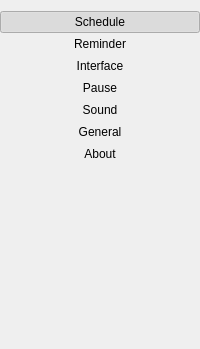
     <widget class="QWidget" name="sideBar" native="true">
      <property name="minimumSize">
       <size>
        <width>120</width>
        <height>0</height>
       </size>
      </property>
      <property name="styleSheet">
       <string notr="true">QWidget#sideBar {
  background-color: rgba(100, 100, 100, 30);
}
QPushButton[flat=&quot;true&quot;] {
  border-radius: 0px;
  border-right: 4px solid rgba(0, 0, 0, 0);
  padding: 10px;
}
QPushButton[flat=&quot;true&quot;]:hover {
  background-color: rgba(22, 163, 74, 10);
}
QPushButton[flat=&quot;true&quot;]:checked {
  background-color: rgba(22, 163, 74, 30);
  border-right: 4px solid rgb(22, 163, 74);
  font-weight: bold;
}</string>
      </property>
      <layout class="QVBoxLayout" name="verticalLayout_5">
       <property name="spacing">
        <number>0</number>
       </property>
       <property name="leftMargin">
        <number>0</number>
       </property>
       <property name="rightMargin">
        <number>0</number>
       </property>
       <item>
        <widget class="QPushButton" name="tabScheduleButton">
         <property name="cursor">
          <cursorShape>PointingHandCursor</cursorShape>
         </property>
         <property name="text">
          <string>Schedule</string>
         </property>
         <property name="checkable">
          <bool>true</bool>
         </property>
         <property name="checked">
          <bool>true</bool>
         </property>
         <property name="flat">
          <bool>true</bool>
         </property>
        </widget>
       </item>
       <item>
        <widget class="QPushButton" name="tabReminderButton">
         <property name="cursor">
          <cursorShape>PointingHandCursor</cursorShape>
         </property>
         <property name="text">
          <string>Reminder</string>
         </property>
         <property name="checkable">
          <bool>true</bool>
         </property>
         <property name="flat">
          <bool>true</bool>
         </property>
        </widget>
       </item>
       <item>
        <widget class="QPushButton" name="tabInterfaceButton">
         <property name="cursor">
          <cursorShape>PointingHandCursor</cursorShape>
         </property>
         <property name="text">
          <string>Interface</string>
         </property>
         <property name="checkable">
          <bool>true</bool>
         </property>
         <property name="flat">
          <bool>true</bool>
         </property>
        </widget>
       </item>
       <item>
        <widget class="QPushButton" name="tabPauseButton">
         <property name="cursor">
          <cursorShape>PointingHandCursor</cursorShape>
         </property>
         <property name="text">
          <string>Pause</string>
         </property>
         <property name="checkable">
          <bool>true</bool>
         </property>
         <property name="flat">
          <bool>true</bool>
         </property>
        </widget>
       </item>
       <item>
        <widget class="QPushButton" name="tabSoundButton">
         <property name="cursor">
          <cursorShape>PointingHandCursor</cursorShape>
         </property>
         <property name="text">
          <string>Sound</string>
         </property>
         <property name="checkable">
          <bool>true</bool>
         </property>
         <property name="checked">
          <bool>false</bool>
         </property>
         <property name="flat">
          <bool>true</bool>
         </property>
        </widget>
       </item>
       <item>
        <widget class="QPushButton" name="tabGeneralButton">
         <property name="cursor">
          <cursorShape>PointingHandCursor</cursorShape>
         </property>
         <property name="text">
          <string>General</string>
         </property>
         <property name="checkable">
          <bool>true</bool>
         </property>
         <property name="checked">
          <bool>false</bool>
         </property>
         <property name="default">
          <bool>false</bool>
         </property>
         <property name="flat">
          <bool>true</bool>
         </property>
        </widget>
       </item>
       <item>
        <widget class="QPushButton" name="tabAboutButton">
         <property name="cursor">
          <cursorShape>PointingHandCursor</cursorShape>
         </property>
         <property name="text">
          <string>About</string>
         </property>
         <property name="checkable">
          <bool>true</bool>
         </property>
         <property name="checked">
          <bool>false</bool>
         </property>
         <property name="default">
          <bool>false</bool>
         </property>
         <property name="flat">
          <bool>true</bool>
         </property>
        </widget>
       </item>
       <item>
        <spacer name="verticalSpacer">
         <property name="orientation">
          <enum>Qt::Orientation::Vertical</enum>
         </property>
         <property name="sizeHint" stdset="0">
          <size>
           <width>20</width>
           <height>159</height>
          </size>
         </property>
        </spacer>
       </item>
       <item>
        <widget class="QLabel" name="sidebarImage">
         <property name="maximumSize">
          <size>
           <width>64</width>
           <height>64</height>
          </size>
         </property>
         <property name="text">
          <string/>
         </property>
         <property name="pixmap">
          <pixmap resource="../../resources/index.qrc">:/images/icon.png</pixmap>
         </property>
         <property name="scaledContents">
          <bool>true</bool>
         </property>
        </widget>
       </item>
      </layout>
     </widget>
